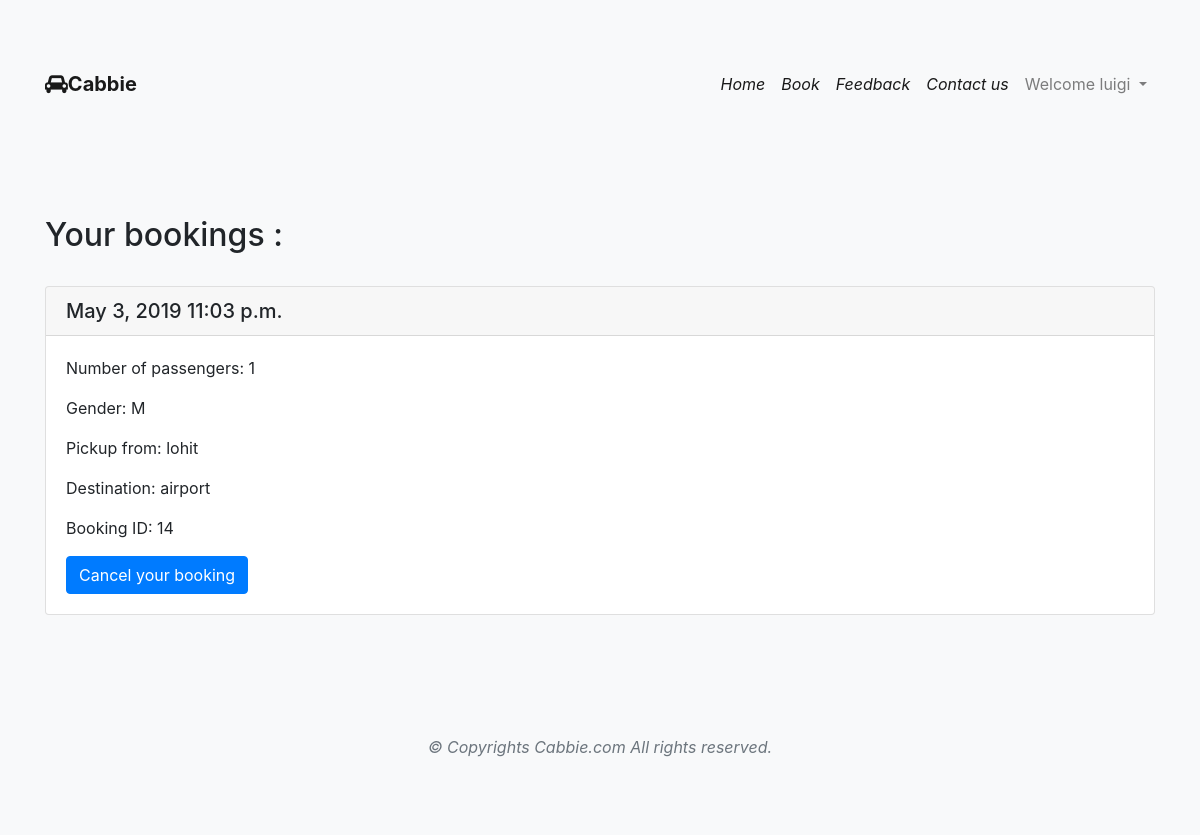
/cabs/bookings/ (signed in), run on an earlier commit of the app's database.
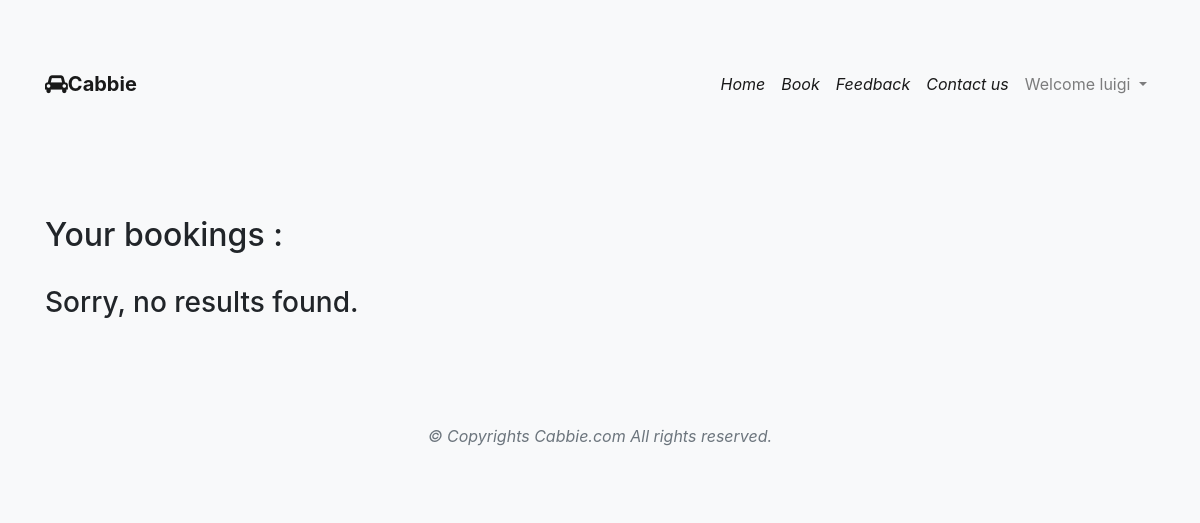
And on a later commit of the database.
### cabs/models.py (models this page shows)
class Post(models.Model):
    passengers=models.PositiveIntegerField(validators=[MinValueValidator(1),MaxValueValidator(3)])
    date=models.DateField()
    time=models.TimeField()
    destination=models.CharField(max_length=100)
    created_by = models.CharField(max_length=100)
    gender = models.CharField(max_length=1, choices=Gchoice, default='M')
    pickup_from=models.CharField(max_length=100)

### cabs/views.py (the view)
@login_required(login_url="/cabs/login/")
def booking_view(request):
    queryset = Post.objects.filter(
        created_by__iexact=request.user.username
    )
    context = {
        "booking_list": queryset,
        "title": "Your bookings"
    }
    return render(request, 'bookings.html', context)

### templates/bookings.html (shortened to what this page needs)
{% extends 'base1.html' %}
{% load static %}
{% block content %}
<div class="bg-light py-5">
    <div class="container py-5">
        <h2>{{ title }} :</h2>
        <br>
        {% if not booking_list %}
        <h3>Sorry, no results found.</h3>
        {% else %}
        {% for obj in booking_list %}
        <div class="card">
          <h5 class="card-header">{{ obj.date}}  {{ obj.time}}</h5>
          <div class="card-body">
            <p class="card-text">Number of passengers: {{ obj.passengers}}</p>
              <p class="card-text">Gender: {{ obj.gender}}</p>
              <p class="card-text">Pickup from: {{ obj.pickup_from}}</p>
              <p class="card-text">Destination: {{ obj.destination}}</p>
             <p class="card-text">Booking ID: {{ obj.id}}</p>
            <a class="btn btn-primary" href="{{obj.id}}/cancel" onclick="myFunction();">Cancel your booking</a>
          </div>
        </div>
        <br>
{% endfor %}
{% endif %}
    </div>
</div>
{% endblock %}

What changed in the data, as far as the page shows it:
removed Post: date "May 3, 2019", time "11:03 p.m.", passengers "1", gender "M", pickup_from "lohit", destination "airport", id "14"
Also different on the page:
text now shown: "Sorry, no results found."
